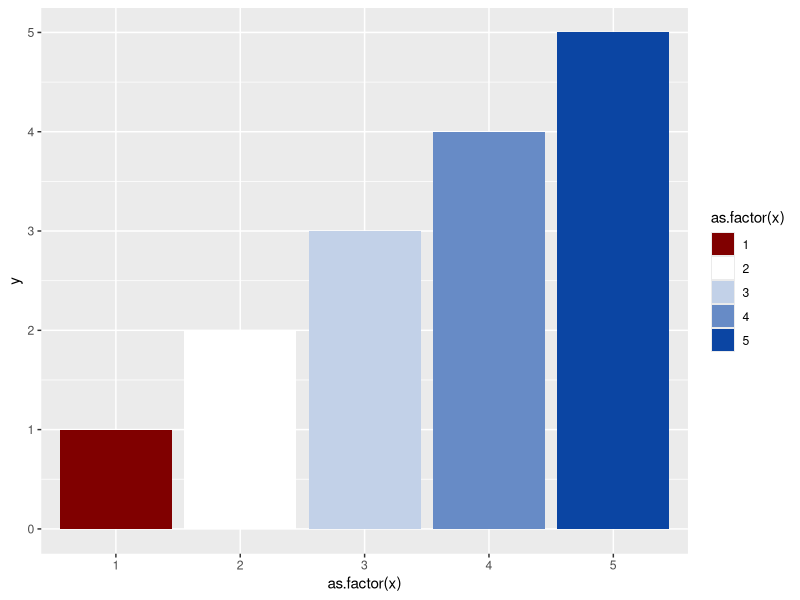
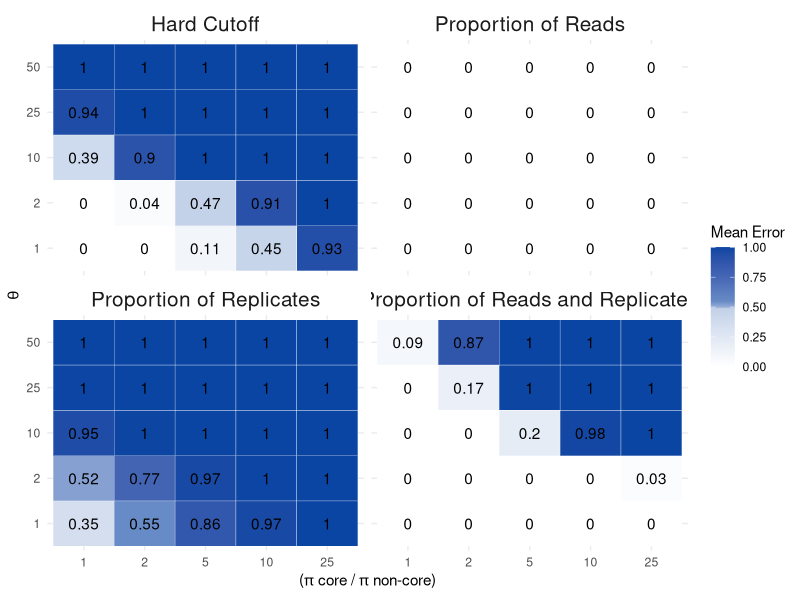
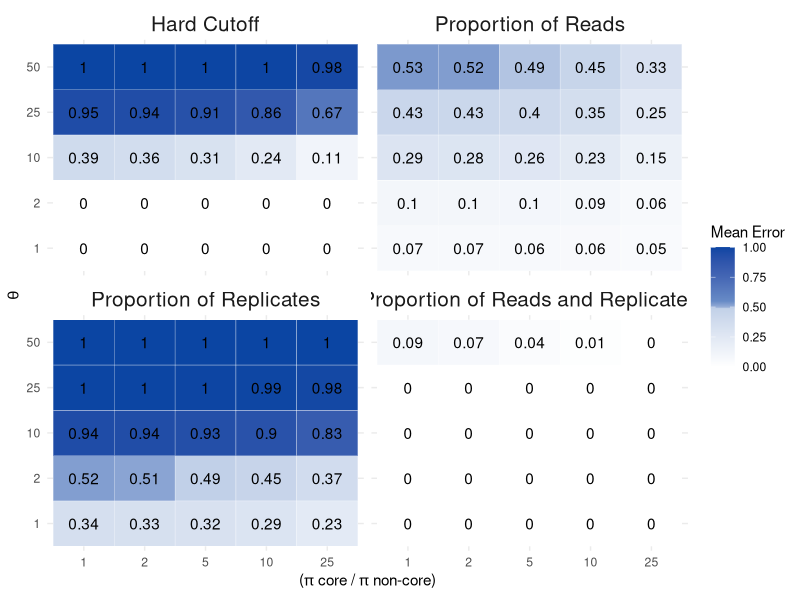
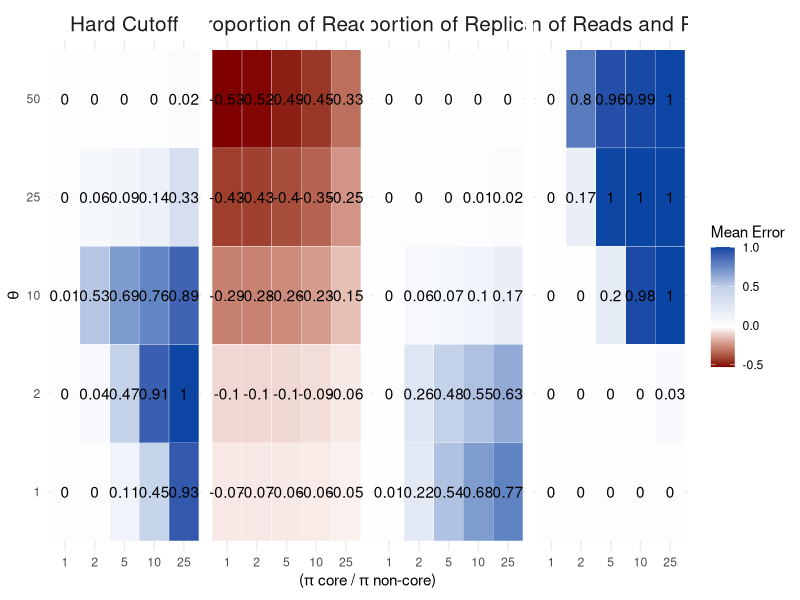
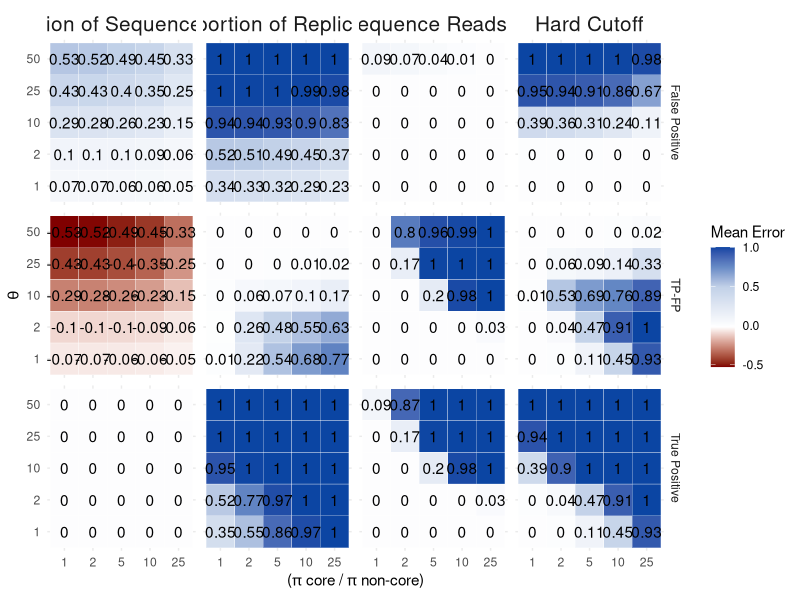
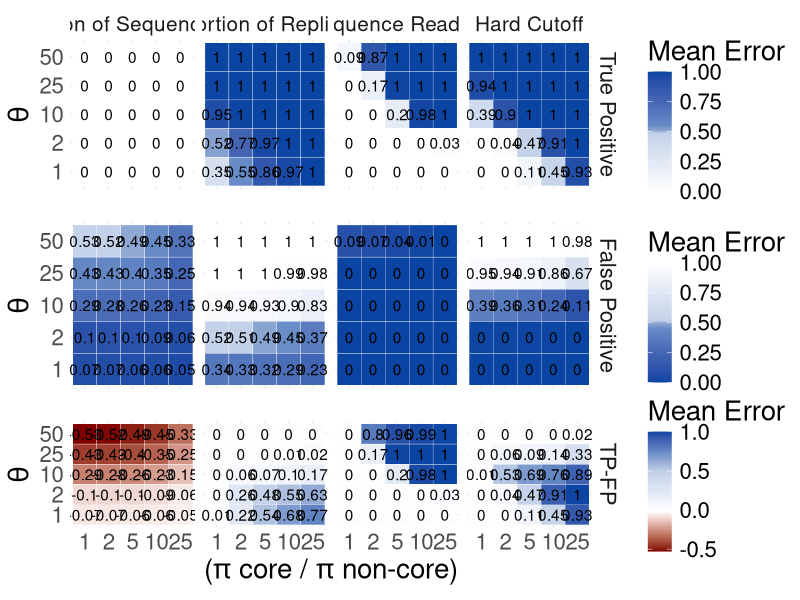
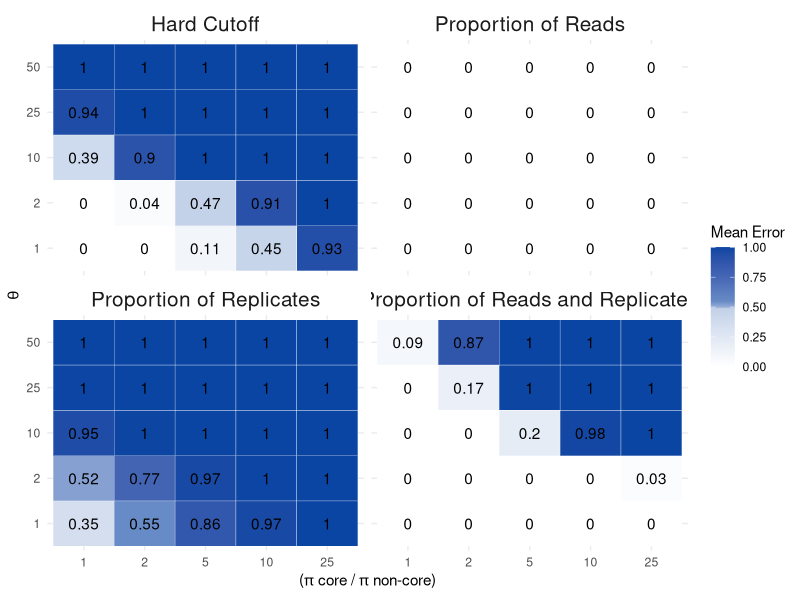
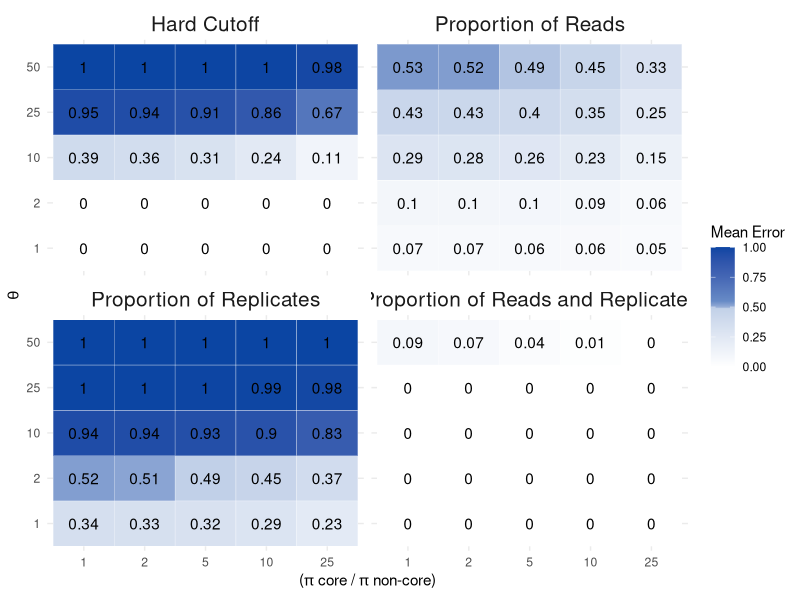

Here is the R script that generated these plots, in order:
## ---- chunk 1
library(MCMCpack)
library(tidyverse)
library(ggplot2)
library(RColorBrewer)
library(gridExtra)
## ---- chunk 2
# set the structure of our simlulated taxa table (not proritions of taxa, just rows by columns and expected core)
ntaxa<-1000
ncore<-25
nsites<-50
nreads<-2e06
nsims<-250
## ---- chunk 3
corenoncoreratio<-c(1,2,5,10,25)
p.core<-corenoncoreratio/(ntaxa - ncore + corenoncoreratio*ncore)
p.noncore<-( 1-(p.core*ncore) )/ (ntaxa - ncore)

theta<-c(1, 2, 10, 25, 50) #intensity parameter
## ---- chunk 4
## do a set of simulations across input parameter values and number of replicates ------
## set up the storage of input and output for the 25 simulation conditions
## quantify TP (true positives) and FP (false positives)
sim.df<-data.frame(expand.grid(corenoncoreratio=corenoncoreratio, theta=theta), 
           p.core=rep(p.core, length(theta)), 
           p.noncore=rep(p.noncore, length(theta)),

           meanerrorHardCutTP= numeric(length(p.core) * length(theta)),
           meanerrorPropReadTP = numeric(length(p.core) * length(theta)),
           meanerrorPropRepsTP = numeric(length(p.core) * length(theta)),
           meanerrorPropReadRepsTP = numeric(length(p.core) * length(theta)),
          meanerrorHardCutFP= numeric(length(p.core) * length(theta)),
           meanerrorPropReadFP = numeric(length(p.core) * length(theta)),
           meanerrorPropRepsFP = numeric(length(p.core) * length(theta)),
           meanerrorPropReadRepsFP = numeric(length(p.core) * length(theta))
           )
           #error2.5 = numeric(length(p.core) * length(theta)),
           #error97.5 = numeric(length(p.core) * length(theta)))

#sim.df
## ---- chunk 5
for(trt in 1:(nrow(sim.df))){
    
    # create empty vectors to store output for each method for every simulation
    tmp.err.HardCutTP <-  numeric(nsims)
    tmp.err.PropReadTP <- numeric(nsims)
    tmp.err.PropRepsTP <- numeric(nsims)
    tmp.err.PropReadRepsTP <- numeric(nsims)
    tmp.err.HardCutFP <-  numeric(nsims)
    tmp.err.PropReadFP <- numeric(nsims)
    tmp.err.PropRepsFP <- numeric(nsims)
    tmp.err.PropReadRepsFP <- numeric(nsims)
  for(i in 1:nsims){
    # create a single OTU table for all four methods to be compared against
    replicateSim <- round(rdirichlet(nsites, c(rep(sim.df$p.core[trt] * sim.df$theta[trt], ncore), 
                                               rep(sim.df$p.noncore[trt] * sim.df$theta[trt], ntaxa-ncore))) * nreads)
    
    # find true and false positives
    # true positives are those that meet in the criterion in the first 1:ncore taxa.  The remaining taxa are not part of the core, so any taxa meeting the criterion in that set are false positives
    
    # hard cut off method
    # tmp.err.HardCut[i] <-  sum(colSums((replicateSim >= 25)) >= 5) - ncore
    tmp.err.HardCutTP[i] <-  sum((colSums((replicateSim >= 25)) >= 5)[1:ncore])
    tmp.err.HardCutFP[i] <-  sum((colSums((replicateSim >= 25)) >= 5)[(ncore+1):ntaxa])

    # Prop reads
    #tmp.err.PropRead[i] <- sum(cumsum(sort(colSums(replicateSim)/sum(rowSums(replicateSim))))>=0.25)  - ncore
    tmp.err.PropReadTP[i] <- sum((cumsum(sort(colSums(replicateSim)/sum(rowSums(replicateSim))))>=0.25)[1:ncore])
    tmp.err.PropReadFP[i] <- sum((cumsum(sort(colSums(replicateSim)/sum(rowSums(replicateSim))))>=0.25)[(ncore+1):ntaxa])  
    # Prop Reps
    #tmp.err.PropReps[i] <- sum(colSums(replicateSim)>10*nrow(replicateSim))  - ncore
    tmp.err.PropRepsTP[i] <- sum((colSums(replicateSim)>10*nrow(replicateSim))[1:ncore])  
    tmp.err.PropRepsFP[i] <- sum((colSums(replicateSim)>10*nrow(replicateSim))[(ncore+1):ntaxa])   
    # Thanks Alex
    #tmp.err.PropReadReps[i] <- sum((colSums(replicateSim>0) >= (0.5 * nsites)) & (colSums(replicateSim) >= sum(replicateSim) * 1/1000) )  - ncore
    tmp.err.PropReadRepsTP[i] <- sum(((colSums(replicateSim>0) >= (0.5 * nsites)) & (colSums(replicateSim) >= sum(replicateSim) * 1/1000) )[1:ncore]) 
    tmp.err.PropReadRepsFP[i] <- sum(((colSums(replicateSim>0) >= (0.5 * nsites)) & (colSums(replicateSim) >= sum(replicateSim) * 1/1000) )[(ncore+1):ntaxa]) 
  }
  
  # fill the dataframe from the chunk above with these values for later plotting
  sim.df$meanerrorHardCutTP[trt] <- mean(tmp.err.HardCutTP) / ncore
  sim.df$meanerrorPropReadTP[trt] <- mean(tmp.err.PropReadTP) / ncore
  sim.df$meanerrorPropRepsTP[trt] <- mean(tmp.err.PropRepsTP) / ncore
  sim.df$meanerrorPropReadRepsTP[trt] <- mean(tmp.err.PropReadRepsTP) / ncore
  
  sim.df$meanerrorHardCutFP[trt] <- mean(tmp.err.HardCutFP) / (ntaxa - ncore)
  sim.df$meanerrorPropReadFP[trt] <- mean(tmp.err.PropReadFP) / (ntaxa - ncore)
  sim.df$meanerrorPropRepsFP[trt] <- mean(tmp.err.PropRepsFP) / (ntaxa - ncore)
  sim.df$meanerrorPropReadRepsFP[trt] <- mean(tmp.err.PropReadRepsFP) / (ntaxa - ncore)
}
## ---- chunk 6
myPalette <- c("#800000", "#ffffff", "#C2D1E8", "#678BC6", "#0b45a3")
myPalette2 <- c("#ffffff", "#C2D1E8", "#678BC6", "#0b45a3")
myPalette3 <- c("#ffffff", "#C2D1E8")

df <- data.frame(x = c(1,2,3,4,5), y = c(1,2,3,4,5))

ggplot(df, aes(x = as.factor(x), y = y)) +
  geom_bar(stat = "identity", aes(fill = as.factor(x))) +
  scale_fill_manual(values = myPalette)
## ---- chunk 7
sim.df_gg <- sim.df %>%
  select(1:8) %>%
  gather(method, prob, c(5:8)) %>%
  mutate(method = factor(method, levels = c("meanerrorHardCutTP",
                                            "meanerrorPropReadTP",  
                                            "meanerrorPropRepsTP",
                                          "meanerrorPropReadRepsTP"), labels = c("Hard Cutoff", "Proportion of Reads", "Proportion of Replicates", "Proportion of Reads and Replicates")))

ggplot(sim.df_gg, aes(x = as.factor(corenoncoreratio), y = as.factor(theta))) +
  geom_tile(aes(fill = prob), colour = "white") +
  facet_wrap(.~method, nrow = 2) +
  theme(legend.text=element_text(size=2)) +
  theme_minimal() +
  scale_fill_gradientn(colours = myPalette2, values = scales::rescale(c(-1000, -500, -25,0, 100, 500, 1000))) +
  geom_text(aes(label = round(sim.df_gg$prob, digits = 2))) +
   labs(x = expression(paste("(", pi, " core / ", pi, " non-core)")),
       y = expression(paste(theta)),
       fill = "Mean Error") +
  theme(strip.text.x = element_text(size = 15))

ggsave("figure2.png", width = 9, height  = 8, dpi = 300)
## ---- chunk 8
sim.df_gg <- sim.df %>%
  select(1,2,3,4,9,10,11,12) %>%
  gather(method, prob, c(5:8)) %>%
  mutate(method = factor(method, levels = c("meanerrorHardCutFP",
                                            "meanerrorPropReadFP",  
                                            "meanerrorPropRepsFP",
                                          "meanerrorPropReadRepsFP"), labels = c("Hard Cutoff", "Proportion of Reads", "Proportion of Replicates", "Proportion of Reads and Replicates")))

ggplot(sim.df_gg, aes(x = as.factor(corenoncoreratio), y = as.factor(theta))) +
  geom_tile(aes(fill = prob), colour = "white") +
  facet_wrap(.~method, nrow = 2) +
  theme(legend.text=element_text(size=2)) +
  theme_minimal() +
  scale_fill_gradientn(colours = myPalette2, values = scales::rescale(c(-1000, -500, -25,0, 100, 500, 1000))) +
  geom_text(aes(label = round(sim.df_gg$prob, digits = 2))) +
   labs(x = expression(paste("(", pi, " core / ", pi, " non-core)")),
       y = expression(paste(theta)),
       fill = "Mean Error") +
  theme(strip.text.x = element_text(size = 15))

ggsave("figure3.png", width = 9, height  = 8, dpi = 300)
## ---- chunk 9
sim.df_gg <- sim.df %>%
  mutate(HardCutoff = (sim.df$meanerrorHardCutTP - sim.df$meanerrorHardCutFP),
         PropReads = (sim.df$meanerrorPropReadTP - sim.df$meanerrorPropReadFP),
         PropReps = (sim.df$meanerrorPropRepsTP - sim.df$meanerrorPropRepsFP),
         PropReadReps = (sim.df$meanerrorPropReadRepsTP - sim.df$meanerrorPropReadRepsFP)) %>%
  select(1,2,3,4,13,14,15,16) %>%
  gather(method, prob, c(5:8)) %>%
  mutate(method = factor(method, levels = c("HardCutoff",
                                            "PropReads",  
                                            "PropReps",
                                          "PropReadReps"), labels = c("Hard Cutoff", "Proportion of Reads", "Proportion of Replicates", "Proportion of Reads and Replicates")))

ggplot(sim.df_gg, aes(x = as.factor(corenoncoreratio), y = as.factor(theta))) +
  geom_tile(aes(fill = prob), colour = "white") +
  facet_wrap(.~method, nrow = 1) +
  theme(legend.text=element_text(size=2)) +
  theme_minimal() +
  scale_fill_gradientn(colours = myPalette, values = scales::rescale(c(-0.5, 0, .5, .75, 1))) +
  geom_text(aes(label = round(sim.df_gg$prob, digits = 2))) +
   labs(x = expression(paste("(", pi, " core / ", pi, " non-core)")),
       y = expression(paste(theta)),
       fill = "Mean Error") +
  theme(strip.text.x = element_text(size = 15))

ggsave("figure4.png", width = 9, height  = 8, dpi = 300)
## ---- chunk 10
library(tidyverse)

sim.df$meanerrorHardCutTF <- sim.df$meanerrorHardCutTP - sim.df$meanerrorHardCutFP
sim.df$meanerrorPropReadTF <- sim.df$meanerrorPropReadTP - sim.df$meanerrorPropReadFP
sim.df$meanerrorPropRepsTF <- sim.df$meanerrorPropRepsTP - sim.df$meanerrorPropRepsFP
sim.df$meanerrorPropReadRepsTF <- sim.df$meanerrorPropReadRepsTP - sim.df$meanerrorPropReadRepsFP

sim.df_all <- sim.df %>%
  gather(method, mean, 5:16) %>%
  separate(method, into = c('method', 'error'), sep = -2, convert = TRUE) 

sim.df_all$method <- as.factor(sim.df_all$method)
sim.df_all$error <- as.factor(sim.df_all$error)

sim.df_all <- sim.df_all %>%
    mutate(method = factor(method, levels = c("meanerrorHardCut",
                                            "meanerrorPropRead",  
                                          "meanerrorPropReadReps",
                                          "meanerrorPropReps"), labels = c("Hard Cutoff", "Proportion of Sequence Reads", "Proportion of Sequence Reads and Replicates", "Proportion of Replicates")))

sim.df_all <- sim.df_all %>%
    mutate(error = factor(error, levels = c("FP", "TF", "TP"), labels = c("False Positive", "TP-FP", "True Positive")))

sim.df_all$method <- factor(sim.df_all$method, 
                            levels = c("Proportion of Sequence Reads", 
                                       "Proportion of Replicates", 
                                       "Proportion of Sequence Reads and Replicates", 
                                       "Hard Cutoff"))

ggplot(sim.df_all, aes(x = as.factor(corenoncoreratio), y = as.factor(theta))) +
  geom_tile(aes(fill = mean), colour = "white") +
  facet_grid(error~method) +
  theme(legend.text=element_text(size=2)) +
  theme_minimal() +
  scale_fill_gradientn(colours = myPalette, values = scales::rescale(c(-0.5, 0, .5, .75, 1))) +
  geom_text(aes(label = round(sim.df_all$mean, digits = 2))) +
   labs(x = expression(paste("(", pi, " core / ", pi, " non-core)")),
       y = expression(paste(theta)),
       fill = "Mean Error") +
  theme(strip.text.x = element_text(size = 15))
## ---- chunk 11
tp <- sim.df_all %>%
  filter(sim.df_all$error == "True Positive")

tp_plot <- ggplot(tp, aes(x = as.factor(corenoncoreratio), y = as.factor(theta))) +
  geom_tile(aes(fill = mean), colour = "white") +
  facet_grid(error~method) +
  theme(legend.text=element_text(size=2)) +
  theme_minimal() +
  scale_fill_gradientn(colours = myPalette2, values = scales::rescale(c(-1000, -500, -25,0, 100, 500, 1000))) +
  geom_text(aes(label = round(tp$mean, digits = 2))) +
   labs(x = expression(paste("(", pi, " core / ", pi, " non-core)")),
       y = expression(paste(theta)),
       fill = "Mean Error") +
  theme(strip.text.x = element_text(size = 15)) +
    theme(axis.title.x=element_blank(),
        axis.text.x=element_blank(),
        axis.ticks.x=element_blank()) +
    theme(text = element_text(size = 20))
## ---- chunk 12
fp <- sim.df_all %>%
  filter(sim.df_all$error == "False Positive")

fp_plot <- ggplot(fp, aes(x = as.factor(corenoncoreratio), y = as.factor(theta))) +
  geom_tile(aes(fill = mean), colour = "white") +
  facet_grid(error~method) +
  theme(legend.text=element_text(size=2)) +
  theme_minimal() +
    scale_fill_gradientn(colours = myPalette2, values = scales::rescale(c(1000, 500, 25,0, -100, -500, -1000))) +
  geom_text(aes(label = round(fp$mean, digits = 2))) +
   labs(x = expression(paste("(", pi, " core / ", pi, " non-core)")),
       y = expression(paste(theta)),
       fill = "Mean Error") +
  theme(strip.text.x = element_text(size = 0)) +
    theme(axis.title.x=element_blank(),
        axis.text.x=element_blank(),
        axis.ticks.x=element_blank()) +
    theme(text = element_text(size = 20))
## ---- chunk 13
tf <- sim.df_all %>%
  filter(sim.df_all$error == "TP-FP")

tf_plot <- ggplot(tf, aes(x = as.factor(corenoncoreratio), y = as.factor(theta))) +
  geom_tile(aes(fill = mean), colour = "white") +
  facet_grid(error~method) +
  theme(legend.text=element_text(size=2)) +
  theme_minimal() +
  scale_fill_gradientn(colours = myPalette, values = scales::rescale(c(-0.5, 0, .5, .75, 1))) +
  geom_text(aes(label = round(tf$mean, digits = 2))) +
   labs(x = expression(paste("(", pi, " core / ", pi, " non-core)")),
       y = expression(paste(theta)),
       fill = "Mean Error") +
  theme(strip.text.x = element_text(size = 0)) +
  theme(text = element_text(size = 20))
## ---- chunk 14

gridExtra::grid.arrange(tp_plot, fp_plot, tf_plot, nrow = 3)

g <- gridExtra::arrangeGrob(tp_plot, fp_plot, tf_plot, nrow=3) #generates g
ggsave(file="Fig2.pdf", g, width = 25, height = 15) #saves g
